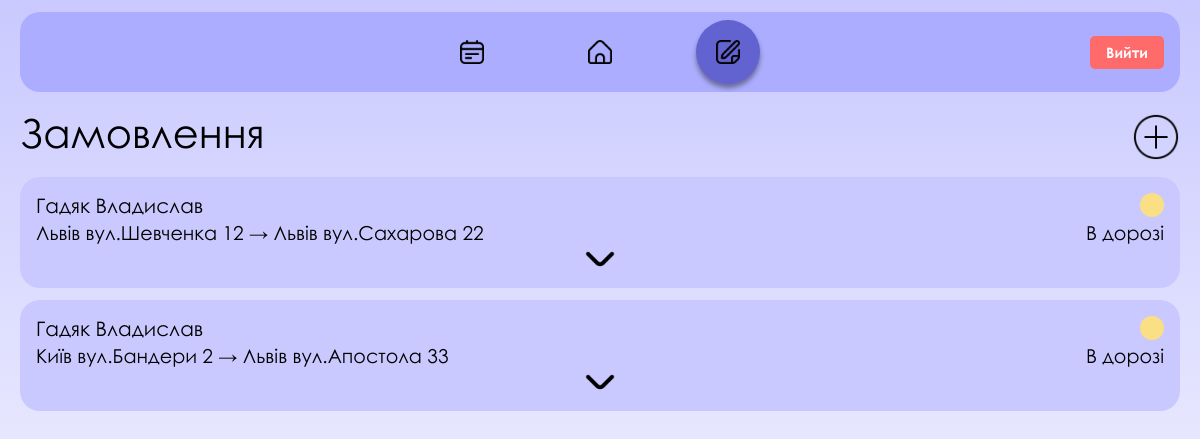
Screenshot of /orders/ (signed in) with the database file from the repository.
### orders/models.py (models this page shows, shortened)
class Orders(models.Model):
    name = models.CharField(max_length=200)
    adress_order = models.CharField(max_length=200)
    priority = models.PositiveIntegerField()
    count_order = models.PositiveIntegerField()
    date = models.DateField(auto_now_add=True)
    time = models.TimeField(auto_now_add=True)
    product = models.ForeignKey(Product,on_delete=models.CASCADE)
    user =  models.ForeignKey(User,on_delete=models.CASCADE)
    def total_price(self):
        base = self.product.price * self.count_order
        if self.priority == 2:
            return int(base * 1.10)
        elif self.priority == 3:
            return int(base * 1.30)
        return base

class Product(models.Model):
    name = models.CharField(max_length=100)
    count = models.PositiveIntegerField(default=0)
    price = models.PositiveBigIntegerField(default=0)
    sklad = models.ForeignKey(Sklad,on_delete=models.CASCADE)
    class Meta:
        verbose_name = "Продукти"

class Sklad(models.Model):
    type_product = models.CharField(max_length=100)
    adress = models.CharField(max_length=100)
    class Meta:
        verbose_name = "Склади"

### orders/views.py (the view)
# urls.py: path('orders/', include('orders.urls')),
@login_required(login_url='login')
def orders(request):
    user_order = Orders.objects.filter(user=request.user).select_related('product__sklad')
    return render(request, 'orders/orders.html', {'user_order': user_order})

### orders/templates/orders/orders.html (shortened to what this page needs)
{% load static %}
<!DOCTYPE html>
<html lang="uk">
<head>
    <link rel="stylesheet" href="{% static 'main/css/order.css' %}">
    <link rel="stylesheet" href="{% static 'main/font/stylesheet.css' %}">
</head>
<body>
    <header>
        <div class="desktop-header">
            <ul>
                <li>
                    <div class="design-link"><a class="design" href="{% url 'checkout' %}"></a></div>
                </li>
                <li>
                    <div class="home-link"><a class="home" href="{% url 'index' %}"></a></div>
                </li>
                <li>
                    <div class="orders-selected"><a class="orders" href=""></a></div>
                </li>
            </ul>
            <div class="profile-link">
                <a href="{% url 'logout' %}" class="logout-button">Вийти</a>
            </div>
        </div>
    </header>
    <main>
        <div class="main-header">
            <h1>Замовлення</h1>
            <a href="{% url 'checkout' %}"></a>
        </div>
        {% for el in user_order %}
        <article class="orders-list">
            <section class="order">
                <p class="order-id">{{ el.name }}</p>
                <div class="order-status yellow"></div>
                <div class="order-content">
                    <p>{{ el.product.sklad.adress }} → {{ el.adress_order }}</p>
                    <p>В дорозі</p>
                </div>
                <button class="open-details-button"></button>
            </section>
        </article>
        {% empty %}
        <p style="text-align: center; margin-top: 2rem;">У вас ще немає замовлень</p>
        {% endfor %}
    </main>
</body>
</html>

### main/static/main/css/order.css (style rules this page uses)
* { margin: 0; padding: 0; box-sizing: border-box; font-family: Century Gothic; }
input, select, button { font: inherit; }
.yellow { background-color: #fbdf85; }
body { background-image: linear-gradient(#C9C9FF, #FFFFFF); display: flex; flex-direction: column; min-height: 100vh; font-size: 1.5rem; max-width: 1920px; margin: 0 auto; }
h1 { font-weight: 400; font-size: 2.5rem; margin-bottom: 0.5rem; }
header { position: sticky; top: 0; padding: 0.75rem 1.25rem 0; z-index: 2; }
.desktop-header { background-color: hsl(240, 100%, 84%); border-radius: 20px; padding: 0.5rem 2rem; position: relative; display: flex; justify-content: center; align-items: center; }
.desktop-header ul { list-style-type: none; display: flex; gap: 4rem; align-items: center; }
.home-link, .design-link { padding: 1.25rem; cursor: pointer; border-radius: 50%; transition-property: background; transition-duration: 0.2s; transition-timing-function: ease; }
.profile-link { position: absolute; right: 1rem; display: flex; align-items: center; gap: 0.5rem; }
.logout-button { padding: 0.5rem 1rem; background-color: #ff6b6b; color: white; text-decoration: none; border-radius: 5px; font-weight: bold; font-size: 0.9rem; transition: background-color 0.3s; }
.desktop-header ul li a, .profile { display: block; width: 24px; height: 24px; background-size: contain; }
.design { background-image: url("../img/design-icon.png"); }
.orders-selected { padding: 1.25rem; background-color: #6262d0; border-radius: 50%; box-shadow: 0 4px 5px rgba(0, 0, 0, 0.393); }
.home { width: 24px; height: 24px; background-image: url("../img/home-icon.png"); }
.orders { background-image: url("../img/orders-icon.png"); }
main { flex: 1; padding: 1rem 1.25rem; display: flex; flex-direction: column; gap: 0.75rem; }
.main-header { display: flex; justify-content: space-between; align-items: center; }
.main-header a { border: none; background-color: transparent; width: 48px; height: 48px; background-image: url('../img/add-icon.png'); background-size: contain; cursor: pointer; }
.orders-list { display: flex; flex-direction: column; gap: 1.5rem; }
.order { position: relative; background-color: #c9c9ff; display: flex; flex-direction: column; padding: 1rem; gap: 0.25rem; border-radius: 20px; transform: scale(1); transition-property: transform; transition-duration: 0.2s; transition-timing-function: ease; }
.order-id { font-size: 1.25rem; }
.order-content { display: flex; justify-content: space-between; }
.open-details-button { margin: 0 auto; background-color: transparent; border: none; background-size: cover; width: 48px; height: 24px; background-image: url('../img/down-arrow-icon.png'); background-position: center; cursor: pointer; }
.order-status { width: 24px; height: 24px; position: absolute; right: 1rem; border-radius: 50%; }
@media screen and (max-width: 1280px) { body { font-size: 1.2rem; } }

### rows the page displays
Orders: name "Гадяк Владислав", product.sklad.adress "Львів вул.Шевченка 12", adress_order "Львів вул.Сахарова 22"
Orders: name "Гадяк Владислав", product.sklad.adress "Київ вул.Бандери 2", adress_order "Львів вул.Апостола 33"
